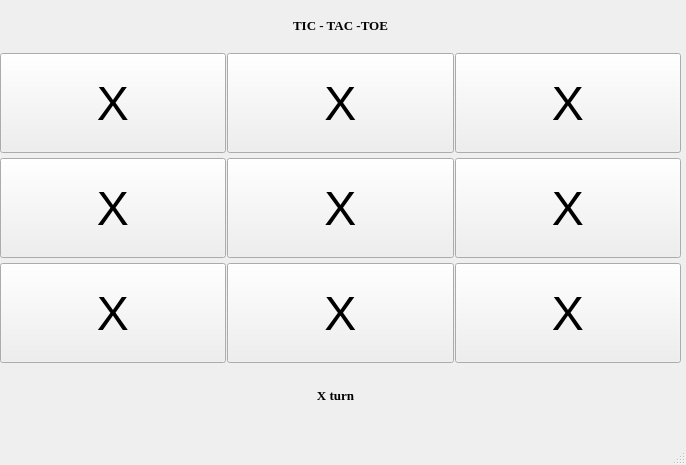
<?xml version="1.0" encoding="UTF-8"?>
<ui version="4.0">
 <class>MainWindow</class>
 <widget class="QMainWindow" name="MainWindow">
  <property name="geometry">
   <rect>
    <x>0</x>
    <y>0</y>
    <width>686</width>
    <height>465</height>
   </rect>
  </property>
  <property name="windowTitle">
   <string>MainWindow</string>
  </property>
  <widget class="QWidget" name="centralwidget">
   <widget class="QLabel" name="label">
    <property name="geometry">
     <rect>
      <x>250</x>
      <y>0</y>
      <width>181</width>
      <height>51</height>
     </rect>
    </property>
    <property name="font">
     <font>
      <family>Times New Roman</family>
      <pointsize>10</pointsize>
      <weight>75</weight>
      <bold>true</bold>
     </font>
    </property>
    <property name="text">
     <string>TIC - TAC -TOE</string>
    </property>
    <property name="alignment">
     <set>Qt::AlignCenter</set>
    </property>
   </widget>
   <widget class="QWidget" name="gridLayoutWidget">
    <property name="geometry">
     <rect>
      <x>0</x>
      <y>50</y>
      <width>681</width>
      <height>316</height>
     </rect>
    </property>
    <property name="minimumSize">
     <size>
      <width>100</width>
      <height>100</height>
     </size>
    </property>
    <layout class="QGridLayout" name="gridLayout">
     <property name="horizontalSpacing">
      <number>1</number>
     </property>
     <property name="verticalSpacing">
      <number>2</number>
     </property>
     <item row="1" column="0">
      <widget class="QPushButton" name="pushButton">
       <property name="sizePolicy">
        <sizepolicy hsizetype="Minimum" vsizetype="Fixed">
         <horstretch>100</horstretch>
         <verstretch>100</verstretch>
        </sizepolicy>
       </property>
       <property name="minimumSize">
        <size>
         <width>100</width>
         <height>100</height>
        </size>
       </property>
       <property name="font">
        <font>
         <pointsize>36</pointsize>
        </font>
       </property>
       <property name="text">
        <string>X</string>
       </property>
      </widget>
     </item>
     <item row="2" column="0">
      <widget class="QPushButton" name="pushButton_3">
       <property name="sizePolicy">
        <sizepolicy hsizetype="Minimum" vsizetype="Fixed">
         <horstretch>100</horstretch>
         <verstretch>100</verstretch>
        </sizepolicy>
       </property>
       <property name="minimumSize">
        <size>
         <width>100</width>
         <height>100</height>
        </size>
       </property>
       <property name="font">
        <font>
         <pointsize>36</pointsize>
        </font>
       </property>
       <property name="text">
        <string>X</string>
       </property>
      </widget>
     </item>
     <item row="0" column="1">
      <widget class="QPushButton" name="pushButton_4">
       <property name="sizePolicy">
        <sizepolicy hsizetype="Minimum" vsizetype="Fixed">
         <horstretch>100</horstretch>
         <verstretch>100</verstretch>
        </sizepolicy>
       </property>
       <property name="minimumSize">
        <size>
         <width>100</width>
         <height>100</height>
        </size>
       </property>
       <property name="font">
        <font>
         <pointsize>36</pointsize>
        </font>
       </property>
       <property name="text">
        <string>X</string>
       </property>
      </widget>
     </item>
     <item row="2" column="1">
      <widget class="QPushButton" name="pushButton_6">
       <property name="sizePolicy">
        <sizepolicy hsizetype="Minimum" vsizetype="Fixed">
         <horstretch>100</horstretch>
         <verstretch>100</verstretch>
        </sizepolicy>
       </property>
       <property name="minimumSize">
        <size>
         <width>100</width>
         <height>100</height>
        </size>
       </property>
       <property name="font">
        <font>
         <pointsize>36</pointsize>
        </font>
       </property>
       <property name="text">
        <string>X</string>
       </property>
      </widget>
     </item>
     <item row="1" column="1">
      <widget class="QPushButton" name="pushButton_5">
       <property name="sizePolicy">
        <sizepolicy hsizetype="Minimum" vsizetype="Fixed">
         <horstretch>100</horstretch>
         <verstretch>100</verstretch>
        </sizepolicy>
       </property>
       <property name="minimumSize">
        <size>
         <width>100</width>
         <height>100</height>
        </size>
       </property>
       <property name="font">
        <font>
         <pointsize>36</pointsize>
        </font>
       </property>
       <property name="text">
        <string>X</string>
       </property>
      </widget>
     </item>
     <item row="0" column="0">
      <widget class="QPushButton" name="pushButton_2">
       <property name="sizePolicy">
        <sizepolicy hsizetype="Minimum" vsizetype="Fixed">
         <horstretch>100</horstretch>
         <verstretch>100</verstretch>
        </sizepolicy>
       </property>
       <property name="minimumSize">
        <size>
         <width>100</width>
         <height>100</height>
        </size>
       </property>
       <property name="font">
        <font>
         <pointsize>36</pointsize>
        </font>
       </property>
       <property name="text">
        <string>X</string>
       </property>
      </widget>
     </item>
     <item row="0" column="2">
      <widget class="QPushButton" name="pushButton_7">
       <property name="sizePolicy">
        <sizepolicy hsizetype="Minimum" vsizetype="Fixed">
         <horstretch>100</horstretch>
         <verstretch>100</verstretch>
        </sizepolicy>
       </property>
       <property name="minimumSize">
        <size>
         <width>100</width>
         <height>100</height>
        </size>
       </property>
       <property name="font">
        <font>
         <pointsize>36</pointsize>
        </font>
       </property>
       <property name="text">
        <string>X</string>
       </property>
      </widget>
     </item>
     <item row="1" column="2">
      <widget class="QPushButton" name="pushButton_8">
       <property name="sizePolicy">
        <sizepolicy hsizetype="Minimum" vsizetype="Fixed">
         <horstretch>100</horstretch>
         <verstretch>100</verstretch>
        </sizepolicy>
       </property>
       <property name="minimumSize">
        <size>
         <width>100</width>
         <height>100</height>
        </size>
       </property>
       <property name="font">
        <font>
         <pointsize>36</pointsize>
        </font>
       </property>
       <property name="text">
        <string>X</string>
       </property>
      </widget>
     </item>
     <item row="2" column="2">
      <widget class="QPushButton" name="pushButton_9">
       <property name="sizePolicy">
        <sizepolicy hsizetype="Minimum" vsizetype="Fixed">
         <horstretch>100</horstretch>
         <verstretch>100</verstretch>
        </sizepolicy>
       </property>
       <property name="minimumSize">
        <size>
         <width>100</width>
         <height>100</height>
        </size>
       </property>
       <property name="font">
        <font>
         <pointsize>36</pointsize>
        </font>
       </property>
       <property name="text">
        <string>X</string>
       </property>
      </widget>
     </item>
    </layout>
   </widget>
   <widget class="QLabel" name="label_2">
    <property name="geometry">
     <rect>
      <x>10</x>
      <y>380</y>
      <width>651</width>
      <height>31</height>
     </rect>
    </property>
    <property name="font">
     <font>
      <family>Times New Roman</family>
      <pointsize>10</pointsize>
      <weight>75</weight>
      <bold>true</bold>
     </font>
    </property>
    <property name="text">
     <string>X turn</string>
    </property>
    <property name="alignment">
     <set>Qt::AlignCenter</set>
    </property>
   </widget>
  </widget>
  <widget class="QMenuBar" name="menubar">
   <property name="geometry">
    <rect>
     <x>0</x>
     <y>0</y>
     <width>686</width>
     <height>26</height>
    </rect>
   </property>
  </widget>
  <widget class="QStatusBar" name="statusbar"/>
 </widget>
 <resources/>
 <connections/>
</ui>
